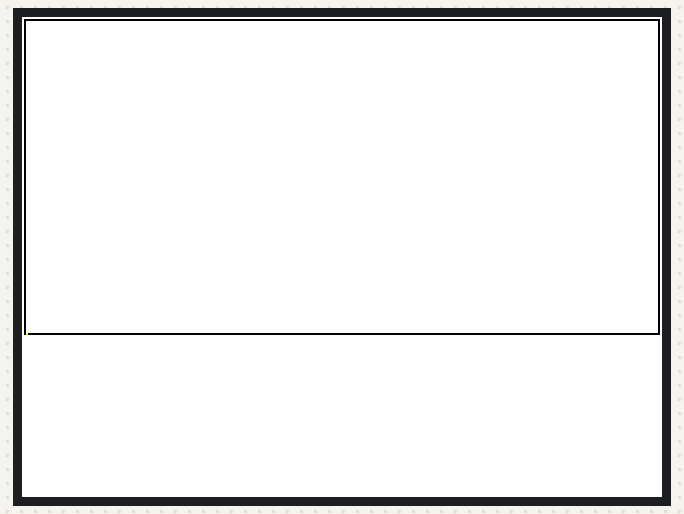
The sketch below on a simulated ESP32. On the bench: 320×240 colour display. What the sketch prints to the serial monitor is not drawn.

Above: at 0.38 s.
At 3.39 s:
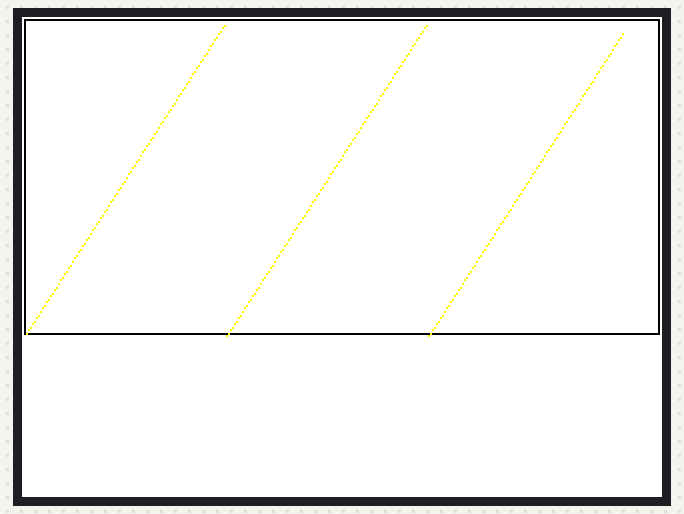
At 6.39 s:
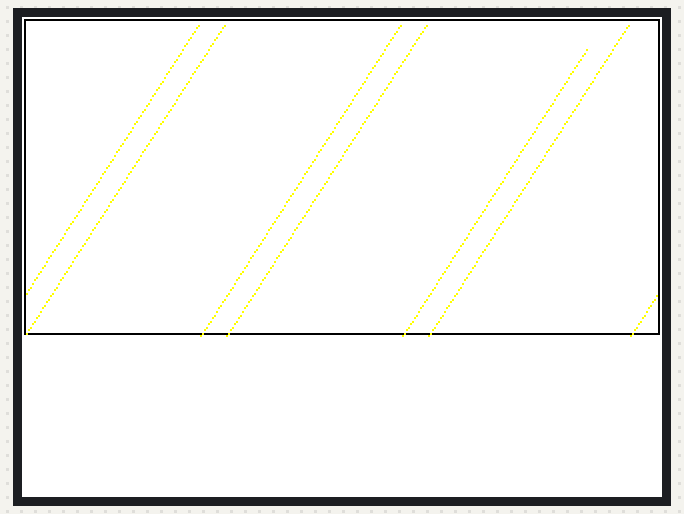
At 12.71 s:
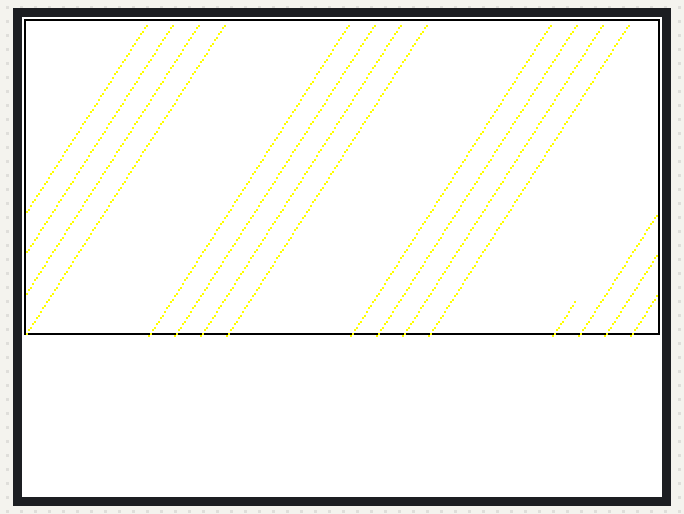
At 19.02 s:
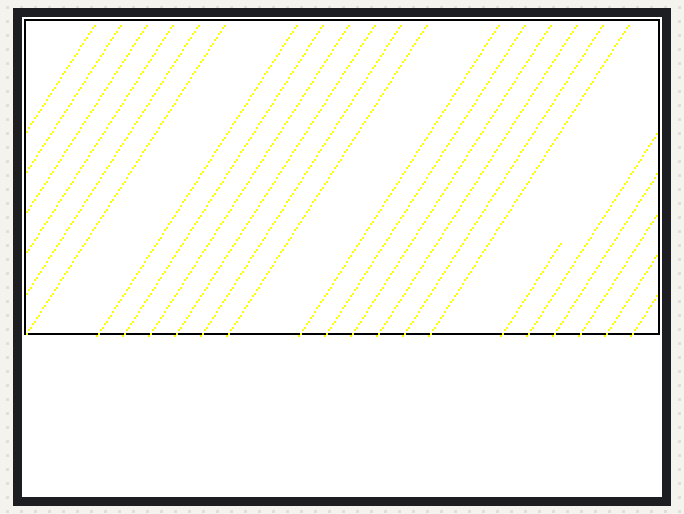
At 25.33 s:
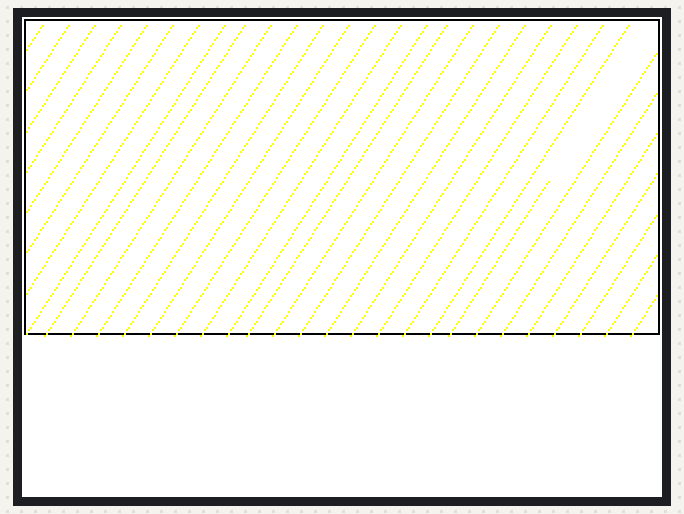

The sketch:

esp32_graph.ino
```cpp
/*
 * ESP32 TFT graph test
 *
 */

#include <TFT_eSPI.h>
#include <SPI.h>
#include <Button2.h>
#include <Wire.h>
#include <Adafruit_Sensor.h>
#include <Adafruit_BME280.h>
# include "graph.h"

#define BUTTON_1        35
#define BUTTON_2        0


// objects
TFT_eSPI tft = TFT_eSPI();
Graph graph = Graph(tft);

// settings
uint16_t fps = 100;
uint32_t margin = 1;
uint32_t legend_size = 4;

// vars
uint32_t us_old = 0;
float val1 = 0.0;
float val2 = 5;


// MAIN FUNCTIONS

void setup(void) {
  init_screen();
  uint32_t w = TFT_HEIGHT;
  uint32_t h = TFT_WIDTH * 2/3;
  graph.init(0, 0, w, h, margin);
  graph.addTrace(&val1, 0.0, 1.0, TFT_YELLOW, "sig1");
  //graph.addTrace(&val2, 10.0, 20.0, TFT_RED, "sig2");
  graph.printLegend(0, h, legend_size);
}

void loop() {
  uint32_t us_curr = micros();
  if(us_curr - us_old > (1000000L / fps)) {
    us_old = us_curr;
    // read/generate variables
    val1 += 0.01;
    val2 += 0.1;
    if(val1 >= 1.0) val1 = 0.0;
    // refresh graph
    graph.update();
  }
}


// SETUP FUNCTIONS

void init_screen() {
  // setup screen etc
  tft.init();
  tft.setRotation(1);
  tft.setTextColor(TFT_BLACK, TFT_WHITE);
  tft.setTextFont(2);
  tft.setTextSize(1);
  tft.fillScreen(TFT_WHITE);
}
```

graph.cpp
```cpp
/*
  graph.h - Library for drawing graphs and plots on a TFT display
  Riccardo Miccini, July 7, 2020.
*/

#include "graph.h"


void Graph::init(uint32_t x, uint32_t y, uint32_t w, uint32_t h, uint32_t margin) {
  // init plottable area dimentions
  _m = margin;
  _x = x + _m;
  _y = y + _m;
  _w = w - _m * 2;
  _h = h - _m * 2;
  // TODO get current rotation, font heigth, etc
  _fh = _tft.fontHeight();
  // precalculate stuff
  // TODO
  // draw border
  _tft.drawRect(_x, _y, _w, _h, TFT_BLACK);
  // reinit plottable area to account for border
  _x += 1;
  _y += 1;
  _w -= 2;
  _h -= 2;
#if GRAPH_DBG
  Serial.begin(115200);
  Serial.println("graph init");
  Serial.print("position: ");
  Serial.print(_x);
  Serial.print(", ");
  Serial.println(_y);
  Serial.print("size: ");
  Serial.print(_w);
  Serial.print(", ");
  Serial.println(_h);
  Serial.print("font height: ");
  Serial.println(_fh);
#endif
}

void Graph::addTrace(float* var, float ymin, float ymax, uint32_t color, char* name) {
#if GRAPH_DBG
  Serial.print("add trace #");
  Serial.print(int(_trace_n));
  Serial.print(": ");
  Serial.print(name);
  Serial.print("... ");
#endif

  // if out of traces, abort
  if (_trace_n >= MAX_TRACES) {
#if GRAPH_DBG
    Serial.println("failed");
#endif
    return;
  }
  // store trace settings
  _traces[_trace_n].var = var;
  _traces[_trace_n].ymin = ymin;
  _traces[_trace_n].ymax = ymax;
  _traces[_trace_n].color = color;
  _traces[_trace_n].name = name;
  // increase trace counter
  _trace_n++;
#if GRAPH_DBG
  Serial.println("success");
#endif
}

void Graph::update() {
  if(_w == 0) {
    return;
  }
  // for each trace
  for(uint8_t i=0; i<_trace_n; i++) {
    GraphTrace &t = _traces[i];
    // map value
    uint32_t var_scaled = uint32_t((*t.var - t.ymin) / (t.ymax - t.ymin) * _h);
    var_scaled = min(var_scaled, _h) - 1;  // TODO why the -1 tho?
    // convert to screen coordinates
    int32_t yy = _y + _h - var_scaled;
    int32_t xx = _x + _t;

#if GRAPH_DBG
    Serial.print("trace # ");
    Serial.print(int(i));
    Serial.print(" :  ");
    Serial.print(double(*t.var));
    Serial.print(" > ");
    Serial.println(yy);
#endif
    // draw
    _tft.drawPixel(xx, yy, t.color);
  }
  // increase and reset cursor
  _t++;
  if(_t >= _w) {
    _t = 0;
  }
  // clean up next cols
  // TODO
}

uint32_t Graph::printLegend(uint32_t x, uint32_t y, uint32_t size) {
  uint32_t h = 0;
#if GRAPH_DBG
  Serial.println("printing legend...");
#endif

//  // store useful vars
//  graph_offs = text_height*3 + margin*2;
//  graph_height = TFT_WIDTH - graph_offs - margin;
//  // draw graph edges
//  // draw graph legend
//  uint32_t legend_orig_x = (legend_width-legend_size)/2;
//  uint32_t legend_orig_y = (text_height-legend_size)/2 + margin;
//  tft.fillRect(legend_orig_x, legend_orig_y, legend_size, legend_size, TFT_RED);
//  tft.fillRect(legend_orig_x, text_height+legend_orig_y, legend_size, legend_size, TFT_ORANGE);
//  tft.fillRect(legend_orig_x, text_height*2+legend_orig_y, legend_size, legend_size, TFT_PINK);

  // return height
  return h;
}
```

graph.h
```cpp
/*
  graph.h - Library for drawing graphs and plots on a TFT display
  Riccardo Miccini, July 7, 2020.
*/

#ifndef GRAPH_H
#define GRAPH_H

#include "Arduino.h"
#include <TFT_eSPI.h>

#define MAX_TRACES 2
#define GRAPH_DBG 1


struct GraphTrace {
  float *var;
  float ymin;
  float ymax;
  uint32_t color;
  char *name;
};

class Graph {
  public:
    Graph(TFT_eSPI& tft) : _tft(tft), _x(0), _y(0), _w(0), _h(0), _t(0), _fh(0), _m(0), _trace_n(0) {};
    void init(uint32_t x, uint32_t y, uint32_t w, uint32_t h, uint32_t margin);
    void update();

    void addTrace(float* var, float ymin, float ymax, uint32_t color, char* name);
    uint32_t printLegend(uint32_t x, uint32_t y, uint32_t size);

  private:
    TFT_eSPI& _tft;
    // plot top-left corner
    uint32_t _x;
    uint32_t _y;
    // plot dimentions
    uint32_t _w;
    uint32_t _h;
    // horizontal cursor position (time)
    uint32_t _t;
    // text height
    uint32_t _fh;
    // margin
    uint32_t _m;

    GraphTrace _traces[MAX_TRACES];
    uint8_t _trace_n;
};


/*
  TODO:
  - auto min/max
  - different graph types
*/

#endif
```
